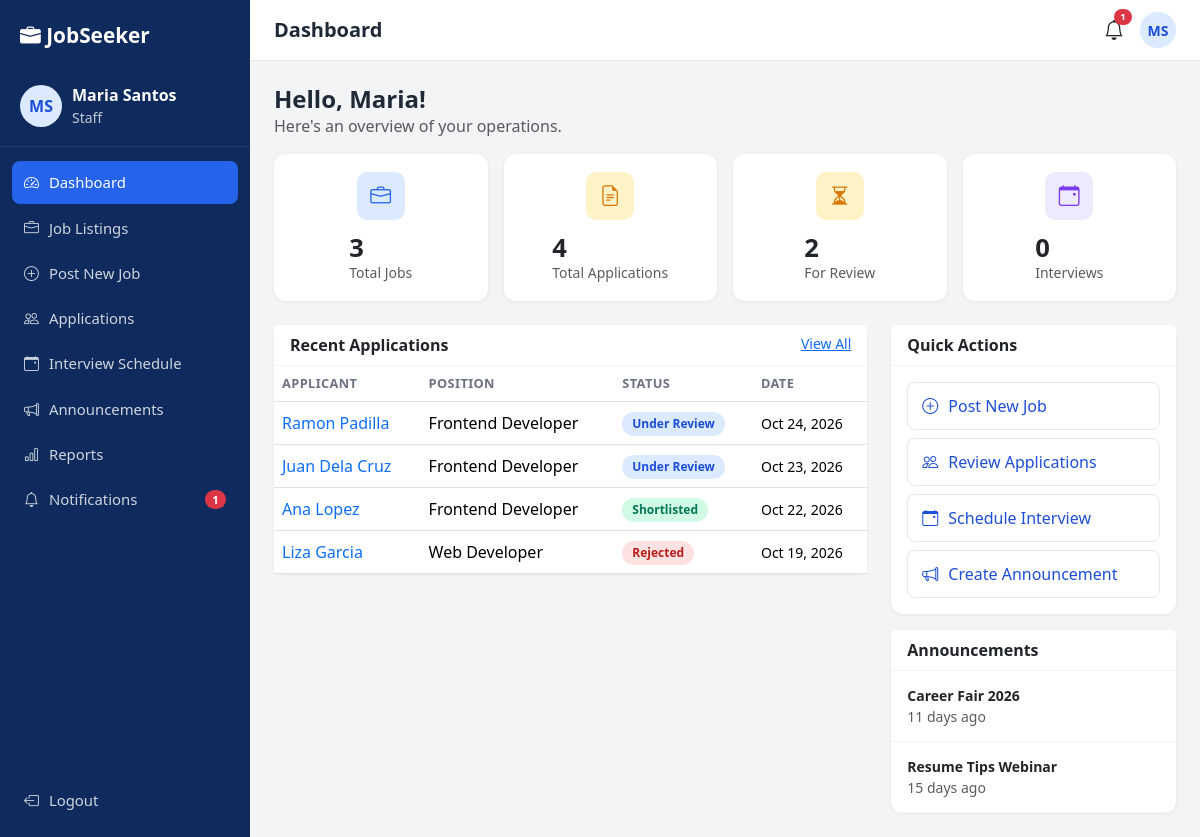
Screenshot of /staff/dashboard.php (signed in) with the database file from the repository.
### tables this page shows
CREATE TABLE user_profiles (
  id INT AUTO_INCREMENT PRIMARY KEY,
  user_id INT NOT NULL UNIQUE,
  phone VARCHAR(30), location VARCHAR(100), headline VARCHAR(150), skills VARCHAR(255), bio TEXT,
  profile_picture VARCHAR(255), resume VARCHAR(255),
  created_at TIMESTAMP DEFAULT CURRENT_TIMESTAMP,
  updated_at TIMESTAMP DEFAULT CURRENT_TIMESTAMP ON UPDATE CURRENT_TIMESTAMP,
  FOREIGN KEY (user_id) REFERENCES users(id) ON DELETE CASCADE
);

CREATE TABLE users (
  id INT AUTO_INCREMENT PRIMARY KEY,
  full_name VARCHAR(120) NOT NULL,
  username VARCHAR(50) NOT NULL UNIQUE,
  email VARCHAR(150) NOT NULL UNIQUE,
  password VARCHAR(255) NOT NULL,
  role ENUM('seeker','staff','admin') NOT NULL DEFAULT 'seeker',
  status ENUM('active','inactive') NOT NULL DEFAULT 'active',
  failed_attempts TINYINT NOT NULL DEFAULT 0,
  locked_until DATETIME NULL,
  last_login DATETIME NULL,
  created_at TIMESTAMP DEFAULT CURRENT_TIMESTAMP,
  updated_at TIMESTAMP DEFAULT CURRENT_TIMESTAMP ON UPDATE CURRENT_TIMESTAMP,
  INDEX idx_role (role), INDEX idx_status (status)
);

CREATE TABLE applications (
  id INT AUTO_INCREMENT PRIMARY KEY,
  job_id INT NOT NULL, user_id INT NOT NULL,
  cover_letter TEXT, resume VARCHAR(255),
  status ENUM('Pending','Under Review','Shortlisted','Interview','Rejected','Hired') NOT NULL DEFAULT 'Pending',
  staff_notes TEXT,
  created_at TIMESTAMP DEFAULT CURRENT_TIMESTAMP,
  updated_at TIMESTAMP DEFAULT CURRENT_TIMESTAMP ON UPDATE CURRENT_TIMESTAMP,
  UNIQUE KEY uq_job_user (job_id, user_id), INDEX idx_status (status),
  FOREIGN KEY (job_id) REFERENCES jobs(id) ON DELETE CASCADE,
  FOREIGN KEY (user_id) REFERENCES users(id) ON DELETE CASCADE
);

CREATE TABLE jobs (
  id INT AUTO_INCREMENT PRIMARY KEY,
  company_id INT NOT NULL, category_id INT NULL, posted_by INT NULL,
  title VARCHAR(150) NOT NULL, description TEXT NOT NULL, requirements TEXT,
  location VARCHAR(100) NOT NULL,
  job_type ENUM('Full Time','Part Time','Contract','Internship') NOT NULL DEFAULT 'Full Time',
  salary_min INT NULL, salary_max INT NULL,
  status ENUM('open','closed','draft') NOT NULL DEFAULT 'open',
  is_featured TINYINT(1) NOT NULL DEFAULT 0,
  deadline DATE NULL,
  created_at TIMESTAMP DEFAULT CURRENT_TIMESTAMP,
  updated_at TIMESTAMP DEFAULT CURRENT_TIMESTAMP ON UPDATE CURRENT_TIMESTAMP,
  INDEX idx_status (status), INDEX idx_location (location), INDEX idx_type (job_type), FULLTEXT idx_search (title, description),
  FOREIGN KEY (company_id) REFERENCES companies(id) ON DELETE CASCADE,
  FOREIGN KEY (category_id) REFERENCES job_categories(id) ON DELETE SET NULL,
  FOREIGN KEY (posted_by) REFERENCES users(id) ON DELETE SET NULL
);

CREATE TABLE announcements (
  id INT AUTO_INCREMENT PRIMARY KEY,
  title VARCHAR(150) NOT NULL, body TEXT NOT NULL, created_by INT NULL,
  created_at TIMESTAMP DEFAULT CURRENT_TIMESTAMP,
  updated_at TIMESTAMP DEFAULT CURRENT_TIMESTAMP ON UPDATE CURRENT_TIMESTAMP,
  FOREIGN KEY (created_by) REFERENCES users(id) ON DELETE SET NULL
);

### includes/auth.php (called while the page is built, shortened)
<?php
require_once __DIR__ . '/functions.php';
function user() {
    static $u = null;
    if ($u === null && !empty($_SESSION['uid']))
        $u = row('SELECT u.*, p.profile_picture FROM users u LEFT JOIN user_profiles p ON p.user_id=u.id WHERE u.id=?', [$_SESSION['uid']]) ?: false;
    return $u ?: null;
}
function require_role(...$roles) {
    $u = user();
    return $u;
}
function staff_company() { return (int)val('SELECT company_id FROM staff WHERE user_id=?', [$_SESSION['uid']]); }
function unread_count() { return (int)val('SELECT COUNT(*) FROM notifications WHERE user_id=? AND is_read=0', [$_SESSION['uid'] ?? 0]); }
function scope_company() { return ($_SESSION['role'] ?? '') === 'staff' ? (staff_company() ?: -1) : 0; }
function scope_sql($cid, $alias = 'j') { return $cid ? " AND $alias.company_id=" . (int)$cid : ''; }

### staff/dashboard.php (the view)
<?php
require_once __DIR__ . '/../includes/auth.php';
$u = require_role('staff'); $layout = 'dash'; $pageTitle = 'Dashboard';
$cid = scope_company(); $cs = scope_sql($cid);
$c = fn($sql) => (int)val($sql);
$stats = [
 ['Total Jobs', $c("SELECT COUNT(*) FROM jobs j WHERE 1=1 $cs"), 'briefcase', 'ic-blue'],
 ['Total Applications', $c("SELECT COUNT(*) FROM applications a JOIN jobs j ON j.id=a.job_id WHERE 1=1 $cs"), 'file-earmark-text', 'ic-orange'],
 ['For Review', $c("SELECT COUNT(*) FROM applications a JOIN jobs j ON j.id=a.job_id WHERE a.status IN ('Pending','Under Review') $cs"), 'hourglass-split', 'ic-orange'],
 ['Interviews', $c("SELECT COUNT(*) FROM interviews i JOIN applications a ON a.id=i.application_id JOIN jobs j ON j.id=a.job_id WHERE i.scheduled_at>=NOW() $cs"), 'calendar-event', 'ic-purple'],
];
$recent = rows("SELECT a.id, a.status, a.created_at, u.full_name, j.title FROM applications a JOIN users u ON u.id=a.user_id JOIN jobs j ON j.id=a.job_id WHERE 1=1 $cs ORDER BY a.created_at DESC LIMIT 6");
$ann = rows('SELECT * FROM announcements ORDER BY created_at DESC LIMIT 3');
include ROOT_PATH . '/includes/header.php';
?>
<h4 class="fw-bold mb-0">Hello, <?= e(explode(' ', $u['full_name'])[0]) ?>!</h4><p class="text-muted">Here's an overview of your operations.</p>
<div class="row g-3 mb-4"><?php foreach ($stats as [$l, $n, $i, $ic]): ?>
  <div class="col-6 col-lg-3"><div class="card stat-card"><div class="stat-ic <?= $ic ?>"><i class="bi bi-<?= $i ?>"></i></div><div><div class="n"><?= $n ?></div><div class="small text-muted"><?= $l ?></div></div></div></div><?php endforeach; ?></div>
<div class="row g-4">
  <div class="col-lg-8"><div class="card"><div class="card-header d-flex justify-content-between">Recent Applications <a class="small fw-normal" href="applications.php">View All</a></div>
    <div class="table-responsive"><table class="table align-middle mb-0"><thead><tr><th>Applicant</th><th>Position</th><th>Status</th><th>Date</th></tr></thead><tbody>
    <?php foreach ($recent as $r): ?><tr><td><a class="text-decoration-none" href="applications.php?view=<?= $r['id'] ?>"><?= e($r['full_name']) ?></a></td><td><?= e($r['title']) ?></td><td><?= status_badge($r['status']) ?></td><td class="small"><?= date('M d, Y', strtotime($r['created_at'])) ?></td></tr><?php endforeach;
    if (!$recent) echo '<tr><td colspan="4" class="text-center text-muted py-4">No applications yet.</td></tr>'; ?></tbody></table></div></div></div>
  <div class="col-lg-4"><div class="card mb-3"><div class="card-header">Quick Actions</div><div class="card-body">
    <a class="quick-btn" href="add-job.php"><i class="bi bi-plus-circle"></i> Post New Job</a><a class="quick-btn" href="applications.php"><i class="bi bi-people"></i> Review Applications</a>
    <a class="quick-btn" href="interviews.php"><i class="bi bi-calendar-event"></i> Schedule Interview</a><a class="quick-btn mb-0" href="announcements.php"><i class="bi bi-megaphone"></i> Create Announcement</a></div></div>
    <div class="card"><div class="card-header">Announcements</div><?php foreach ($ann as $a): ?><div class="notif-item"><div class="small fw-semibold"><?= e($a['title']) ?></div><div class="small text-muted"><?= time_ago($a['created_at']) ?></div></div><?php endforeach; ?></div></div>
</div>
<?php include ROOT_PATH . '/includes/footer.php'; ?>

### includes/sidebar.php (shortened to what this page needs)
<?php
$self = basename($_SERVER['SCRIPT_NAME']);
$su = user();
$menus = [
 'seeker' => [['dashboard.php','speedometer2','Dashboard'],['browse-jobs.php','search','Find Jobs'],['my-applications.php','file-earmark-text','My Applications'],['profile.php','person','Profile'],['saved-jobs.php','heart','Saved Jobs'],['notifications.php','bell','Notifications']],
 'staff'  => [['dashboard.php','speedometer2','Dashboard'],['jobs.php','briefcase','Job Listings'],['add-job.php','plus-circle','Post New Job'],['applications.php','people','Applications'],['interviews.php','calendar-event','Interview Schedule'],['announcements.php','megaphone','Announcements'],['reports.php','bar-chart','Reports'],['../notifications.php','bell','Notifications']],
 'admin'  => [['dashboard.php','speedometer2','Dashboard'],['users.php','people','Users Management'],['staff.php','person-badge','Staff Management'],['jobs.php','briefcase','Job Listings'],['applications.php','file-earmark-text','Applications'],['companies.php','building','Companies'],['categories.php','tags','Categories'],['announcements.php','megaphone','Announcements'],['reports.php','bar-chart','Reports'],['logs.php','clock-history','Activity Logs'],['settings.php','gear','System Settings'],['../notifications.php','bell','Notifications']],
];
$role = $su['role'];
$base = url($role . '/');
$roleLabel = ['seeker' => 'Job Seeker', 'staff' => 'Staff', 'admin' => 'Administrator'][$role];
$unread = unread_count();
?>
<div class="dash-wrap">
  <aside class="sidebar" id="sidebar">
    <a href="<?= url('index.php') ?>" class="side-brand"><i class="bi bi-briefcase-fill"></i> JobSeeker</a>
    <div class="side-user">
      <?= avatar($su, 42) ?>
      <div class="min-w-0"><div class="fw-semibold text-truncate"><?= e($su['full_name']) ?></div><div class="small opacity-75"><?= $roleLabel ?></div></div>
    </div>
    <nav class="side-nav">
      <?php foreach ($menus[$role] as [$mf, $mi, $ml]):
        $active = ($self === basename($mf)) || ($self === 'edit-job.php' && $mf === 'jobs.php'); ?>
        <a href="<?= $base . $mf ?>" class="<?= $active ? 'active' : '' ?>"><i class="bi bi-<?= $mi ?>"></i> <?= $ml ?>
          <?php if ($mf === '../notifications.php' || $mf === 'notifications.php'): ?><span class="badge bg-danger rounded-pill ms-auto js-notif-badge" <?= $unread ? '' : 'hidden' ?>><?= $unread ?></span><?php endif; ?></a>
      <?php endforeach; ?>
    </nav>
    <a href="<?= url('logout.php') ?>" class="side-logout"><i class="bi bi-box-arrow-left"></i> Logout</a>
  </aside>
  <div class="dash-main">
    <header class="topbar">
      <h5 class="mb-0 fw-semibold"><?= e($pageTitle ?? 'Dashboard') ?></h5>
      <div class="ms-auto d-flex align-items-center gap-3">
        <a href="<?= url($role === 'seeker' ? 'seeker/notifications.php' : 'notifications.php') ?>" class="position-relative text-dark fs-5"><i class="bi bi-bell"></i>
          <span class="badge bg-danger rounded-pill notif-dot js-notif-badge" <?= $unread ? '' : 'hidden' ?>><?= $unread ?></span></a>
        <?= avatar($su, 36) ?>
      </div>
    </header>
    <main class="dash-content">

### includes/functions.php (shortened to what this page needs)
<?php
require_once __DIR__ . '/../config/config.php';
function e($v) { return htmlspecialchars((string)$v, ENT_QUOTES, 'UTF-8'); }
function url($p = '') { return BASE_URL . '/' . ltrim($p, '/'); }
function q($sql, $p = []) { global $pdo; $s = $pdo->prepare($sql); $s->execute($p); return $s; }
function row($sql, $p = []) { return q($sql, $p)->fetch(); }
function rows($sql, $p = []) { return q($sql, $p)->fetchAll(); }
function val($sql, $p = []) { return q($sql, $p)->fetchColumn(); }
function status_badge($s, $id = null) {
    $c = strtolower(str_replace(' ', '-', $s));
    return '<span class="badge-status s-' . $c . '"' . ($id ? ' data-app-status="' . (int)$id . '"' : '') . '>' . e($s) . '</span>';
}
function time_ago($d) {
    $t = time() - strtotime($d);
    if ($t < 2592000) return floor($t / 86400) . ' days ago';
    return date('M d, Y', strtotime($d));
}
function initials($n) { $p = preg_split('/\s+/', trim($n)); return strtoupper(substr($p[0], 0, 1) . (isset($p[1]) ? substr($p[1], 0, 1) : '')); }
function avatar($u, $size = 40) {
    return '<span class="avatar avatar-i" style="width:' . $size . 'px;height:' . $size . 'px;font-size:' . round($size / 2.6) . 'px">' . e(initials($u['full_name'])) . '</span>';
}
    ob_start(); ?>

### assets/css/style.css (style rules this page uses)
:root { --primary:#2563EB;--primary-dark:#1d4ed8;--navy:#0f2a5c;--navy2:#143570;--success:#10B981;--warning:#F59E0B;--danger:#EF4444;--gray:#6B7280;--bg:#F3F4F6 }
body { font-family:'Segoe UI',system-ui,-apple-system,Roboto,sans-serif;background:#fff;color:#1f2937 }
.layout-dash { background:var(--bg) }
.min-w-0 { min-width:0 }
.dash-wrap { display:flex;min-height:100vh }
.sidebar { width:250px;background:var(--navy);color:#fff;display:flex;flex-direction:column;position:fixed;top:0;bottom:0;left:0;z-index:1040;transition:transform .25s }
.side-brand { color:#fff;text-decoration:none;font-weight:800;font-size:1.3rem;padding:20px }
.side-user { display:flex;gap:10px;align-items:center;padding:12px 20px 18px;border-bottom:1px solid rgba(255,255,255,.1) }
.side-nav { padding:14px 12px;flex:1;overflow-y:auto }
.side-nav a,.side-logout { display:flex;align-items:center;gap:10px;color:rgba(255,255,255,.8);text-decoration:none;padding:10px 12px;border-radius:8px;margin-bottom:3px;font-size:.93rem }
.side-nav a.active { background:var(--primary);color:#fff }
.side-logout { margin:0 12px 16px }
.dash-main { flex:1;margin-left:250px;min-width:0 }
.topbar { background:#fff;display:flex;align-items:center;gap:12px;padding:12px 24px;position:sticky;top:0;z-index:1020;border-bottom:1px solid #e5e7eb }
.dash-content { padding:24px }
.notif-dot { position:absolute;top:-6px;right:-8px;font-size:.6rem }
.avatar { border-radius:50%;object-fit:cover }
.avatar-i { display:inline-flex;align-items:center;justify-content:center;background:#dbeafe;color:var(--primary-dark);font-weight:700;flex-shrink:0 }
.card { border:0;border-radius:12px;box-shadow:0 1px 4px rgba(0,0,0,.06) }
.card-header { background:#fff;border-bottom:1px solid #f1f5f9;font-weight:600 }
.stat-card { display:flex;align-items:center;gap:14px;padding:18px }
.stat-ic { width:48px;height:48px;border-radius:10px;display:flex;align-items:center;justify-content:center;font-size:1.3rem;flex-shrink:0 }
.stat-card .n { font-size:1.6rem;font-weight:800;line-height:1.1 }
.ic-blue { background:#dbeafe;color:#2563EB }
.ic-orange { background:#fef3c7;color:#d97706 }
.ic-purple { background:#ede9fe;color:#7c3aed }
.table thead th { font-size:.8rem;text-transform:uppercase;letter-spacing:.03em;color:var(--gray);border-bottom-width:1px }
.badge-status { display:inline-block;padding:3px 10px;border-radius:20px;font-size:.75rem;font-weight:600;white-space:nowrap }
.s-under-review { background:#dbeafe;color:#1d4ed8 }
.s-shortlisted { background:#d1fae5;color:#047857 }
.s-rejected { background:#fee2e2;color:#b91c1c }
.notif-item { padding:14px 16px;border-bottom:1px solid #f1f5f9 }
.quick-btn { display:flex;align-items:center;gap:10px;padding:11px 14px;border:1px solid #e5e7eb;border-radius:8px;text-decoration:none;color:var(--primary-dark);font-weight:500;margin-bottom:8px;background:#fff }

### rows the page displays
user_profiles: user.full_name "MS MS", user.full_name "Maria Santos", user.role "Staff", user.full_name "Maria"
applications: user.full_name "Ramon Padilla", job.title "Frontend Developer", status "Under Review", created_at "Oct 24, 2026"
applications: user.full_name "Juan Dela Cruz", job.title "Frontend Developer", status "Under Review", created_at "Oct 23, 2026"
applications: user.full_name "Ana Lopez", job.title "Frontend Developer", status "Shortlisted", created_at "Oct 22, 2026"
applications: user.full_name "Liza Garcia", job.title "Web Developer", status "Rejected", created_at "Oct 19, 2026"
announcements: title "Career Fair 2026", created_at "11 days ago"
announcements: title "Resume Tips Webinar", created_at "15 days ago"

### other values shown
$ml "Dashboard"
$ml "Job Listings"
$ml "Post New Job"
$ml "Applications"
$ml "Interview Schedule"
$ml "Announcements"
$ml "Reports"
$ml "Notifications"
$unread "1"
$pageTitle "Dashboard"
$n "3"
$l "Total Jobs"
$n "4"
$l "Total Applications"
$n "2"
